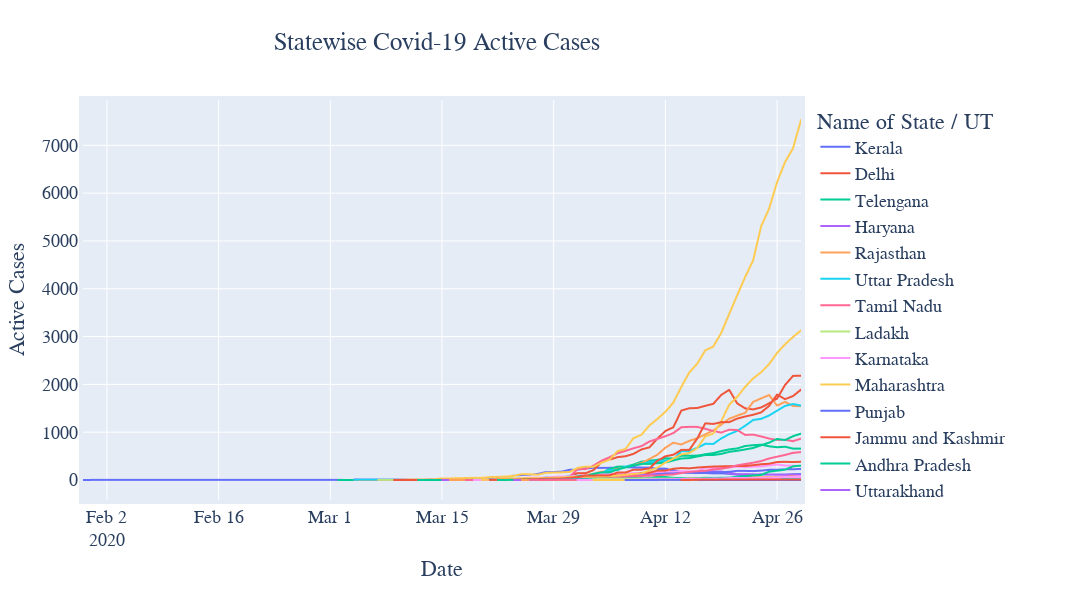

Notebook code for this chart:
### Markdown cell above
# State/UT Plot of Total Active Cases

### Code cell
import pylab as pl
import seaborn as sns
import plotly.express as px
import plotly.graph_objects as go

fig = go.Figure()
df_per_state = df.copy(deep=False)
fig = px.line(df_per_state, x="Date", y="Active Cases", title='Statewise Covid-19 Active Cases', line_group='Name of State / UT', color='Name of State / UT')
fig.update_layout(
    autosize=False,
    width=1400,
    height=600,
    title_x=0.4,
    font=dict(
        family="Courier New, monospace",
        size=18
    ),
    margin=dict(
        l=50,
        r=50,
        b=100,
        t=100,
        pad=4
    ),
)
fig.show()
